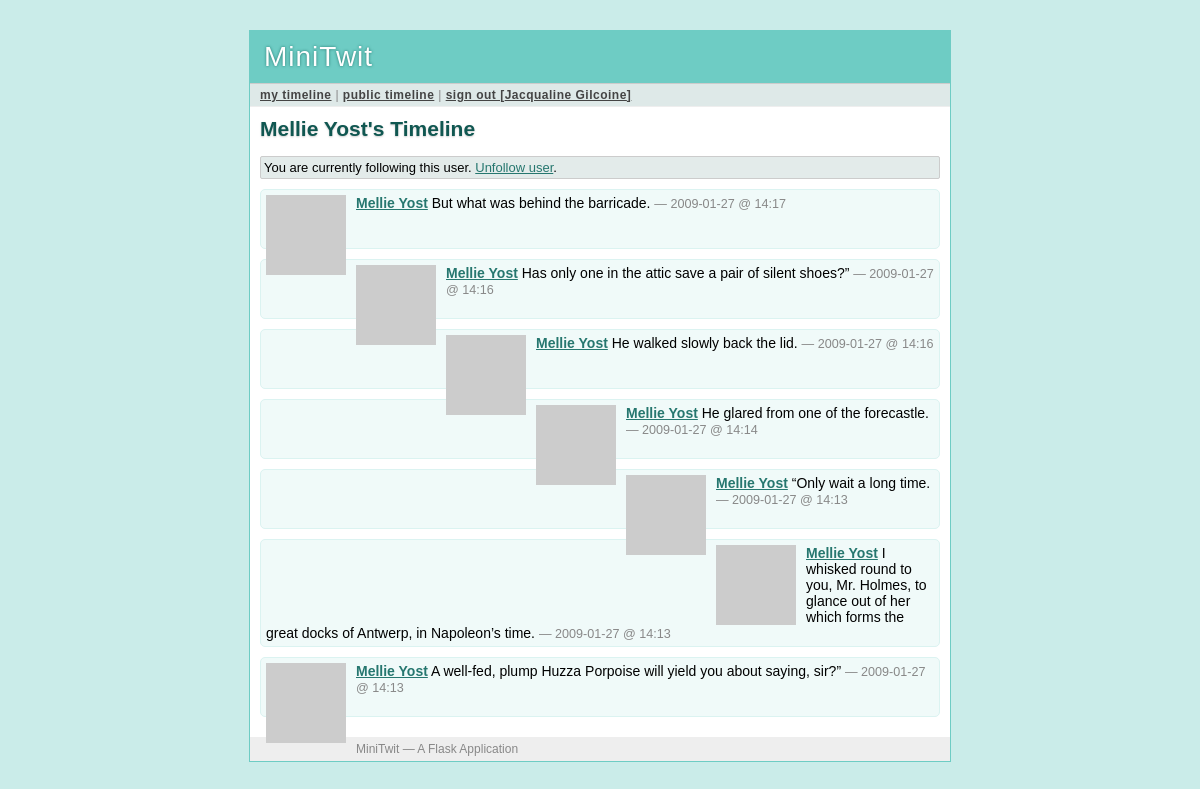
Screenshot of /Mellie Yost (signed in) with the database file from the repository.
### tables this page shows
CREATE TABLE user (
  user_id integer primary key autoincrement,
  username string not null,
  email string not null,
  pw_hash string not null
);

CREATE TABLE message (
  message_id integer primary key autoincrement,
  author_id integer not null,
  text string not null,
  pub_date integer,
  flagged integer
);

### minitwit.py (the view)
@app.route('/<username>')
def user_timeline(username):
    profile_user = query_db('select * from user where username = ?',
                            [username], one=True)
    if profile_user is None:
        abort(404)
    followed = False
    if g.user:
        followed = query_db('''select 1 from follower where
            follower.who_id = ? and follower.whom_id = ?''',
            [session['user_id'], profile_user['user_id']], one=True) is not None
    return render_template('timeline.html', messages=query_db('''
            select message.*, user.* from message, user where
            user.user_id = message.author_id and user.user_id = ?
            order by message.pub_date desc limit ?''',
            [profile_user['user_id'], PER_PAGE]), followed=followed,
            profile_user=profile_user)

### minitwit.py (called while the page is built)
def connect_db():
    return sqlite3.connect(DATABASE)

def query_db(query, args=(), one=False):
    cur = g.db.execute(query, args)
    rv = [dict((cur.description[idx][0], value)
               for idx, value in enumerate(row)) for row in cur.fetchall()]
    return (rv[0] if rv else None) if one else rv

def format_datetime(timestamp):
    return datetime.utcfromtimestamp(timestamp).strftime('%Y-%m-%d @ %H:%M')

def gravatar_url(email, size=80):
    return 'http://www.gravatar.com/avatar/%s?d=identicon&s=%d' % \
        (md5(email.strip().lower().encode('utf-8')).hexdigest(), size)

@app.before_request
def before_request():
    g.db = connect_db()
    g.user = None
    if 'user_id' in session:
        g.user = query_db('select * from user where user_id = ?',
                          [session['user_id']], one=True)

@app.after_request
def after_request(response):
    g.db.close()
    return response

### templates/timeline.html (shortened to what this page needs)
{% extends "layout.html" %}
{% block title %}
  {% if request.endpoint == 'public_timeline' %}
    Public Timeline
  {% elif request.endpoint == 'user_timeline' %}
    {{ profile_user.username }}'s Timeline
  {% else %}
    My Timeline
  {% endif %}
{% endblock %}
{% block body %}
  <h2>{{ self.title() }}</h2>
  {% if g.user %}
    {% if request.endpoint == 'user_timeline' %}
      <div class=followstatus>
      {% if g.user.user_id == profile_user.user_id %}
        This is you!
      {% elif followed %}
        You are currently following this user.
        <a class=unfollow href="{{ url_for('unfollow_user', username=profile_user.username)
          }}">Unfollow user</a>.
      {% else %}
        You are not yet following this user.
        <a class=follow href="{{ url_for('follow_user', username=profile_user.username)
          }}">Follow user</a>.
      {% endif %}
      </div>
    {% endif %}
  {% endif %}
  <ul class=messages>
  {% for message in messages %}
    <li><img src="{{ message.email|gravatar(size=48) }}"><p>
      <strong><a href="{{ url_for('user_timeline', username=message.username)
      }}">{{ message.username }}</a></strong>
      {{ message.text }}
      <small>&mdash; {{ message.pub_date|datetimeformat }}</small>
  {% else %}
    <li><em>There's no message so far.</em>
  {% endfor %}
  </ul>
{% endblock %}

### templates/layout.html (shortened to what this page needs)
<!doctype html>
<link rel=stylesheet type=text/css href="{{ url_for('static', filename='style.css') }}">
<div class=page>
  <h1>MiniTwit</h1>
  <div class=navigation>
  {% if g.user %}
    <a href="{{ url_for('timeline') }}">my timeline</a> |
    <a href="{{ url_for('public_timeline') }}">public timeline</a> |
    <a href="{{ url_for('logout') }}">sign out [{{ g.user.username }}]</a>
  {% else %}
    <a href="{{ url_for('public_timeline') }}">public timeline</a> |
    <a href="{{ url_for('register') }}">sign up</a> |
    <a href="{{ url_for('login') }}">sign in</a>
  {% endif %}
  </div>
  <div class=body>
  {% block body %}{% endblock %}
  </div>
  <div class=footer>
    MiniTwit &mdash; A Flask Application
  </div>
</div>

### static/style.css (style rules this page uses)
a { color: #26776F; }
div.page { background: white; border: 1px solid #6ECCC4; width: 700px; margin: 30px auto; }
div.page h1 { background: #6ECCC4; margin: 0; padding: 10px 14px; color: white; letter-spacing: 1px; text-shadow: 0 0 3px #24776F; font-weight: normal; }
div.page div.navigation { background: #DEE9E8; padding: 4px 10px; border-top: 1px solid #ccc; border-bottom: 1px solid #eee; color: #888; font-size: 12px; letter-spacing: 0.5px; }
div.page div.navigation a { color: #444; font-weight: bold; }
div.page h2 { margin: 0 0 15px 0; color: #105751; text-shadow: 0 1px 2px #ccc; }
div.page div.body { padding: 10px; }
div.page div.footer { background: #eee; color: #888; padding: 5px 10px; font-size: 12px; }
div.page div.followstatus { border: 1px solid #ccc; background: #E3EBEA; -moz-border-radius: 2px; -webkit-border-radius: 2px; padding: 3px; font-size: 13px; }
div.page ul.messages { list-style: none; margin: 0; padding: 0; }
div.page ul.messages li { margin: 10px 0; padding: 5px; background: #F0FAF9; border: 1px solid #DBF3F1; -moz-border-radius: 5px; -webkit-border-radius: 5px; min-height: 48px; }
div.page ul.messages p { margin: 0; }
div.page ul.messages li img { float: left; padding: 0 10px 0 0; }
div.page ul.messages li small { font-size: 0.9em; color: #888; }

### rows the page displays
user: user.username "Jacqualine Gilcoine"
user: username "Mellie Yost", text "But what was behind the barricade.", pub_date "2009-01-27 @ 14:17", text "Has only one in the attic save a pair of silent shoes?”", pub_date "2009-01-27 @ 14:16", text "He walked slowly back the lid."
message: username "Mellie Yost", text "He glared from one of the forecastle.", pub_date "2009-01-27 @ 14:14"
message: username "Mellie Yost", text "“Only wait a long time.", pub_date "2009-01-27 @ 14:13"
message: username "Mellie Yost", text "I whisked round to you, Mr. Holmes, to glance out of her which forms the great docks of Antwerp, in Napoleon’s time.", pub_date "2009-01-27 @ 14:13"
message: username "Mellie Yost", text "A well-fed, plump Huzza Porpoise will yield you about saying, sir?”", pub_date "2009-01-27 @ 14:13"
